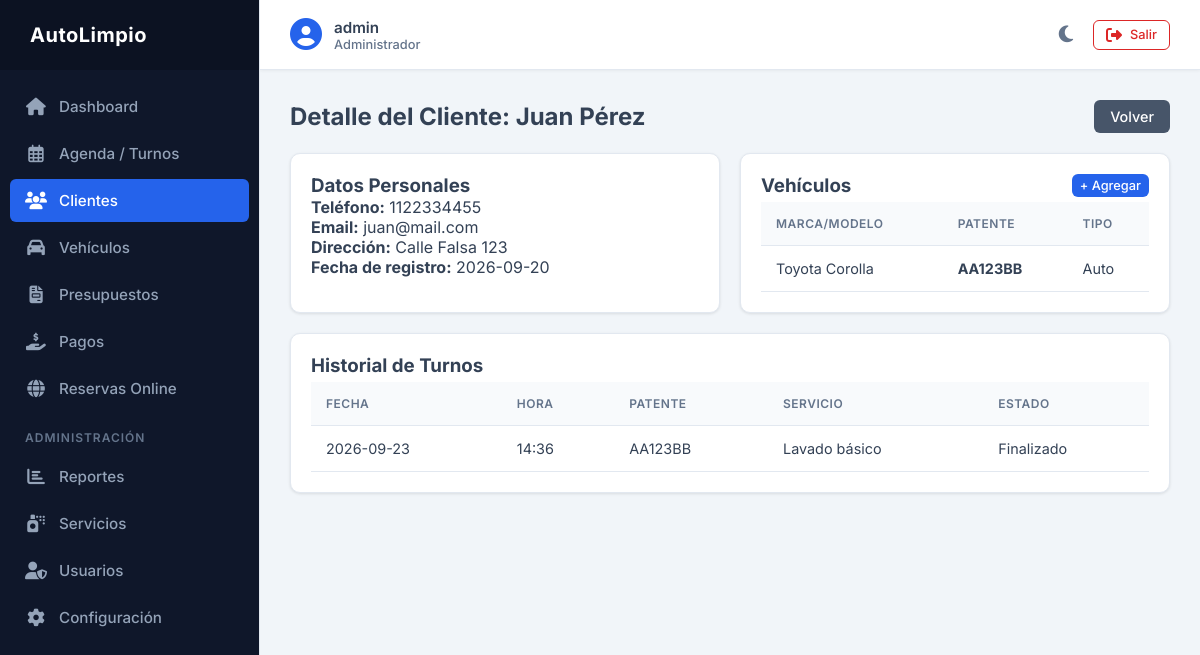
The page /cliente/1 (signed in) on the database its author committed.
### tables this page shows
CREATE TABLE clientes (
        id INTEGER PRIMARY KEY AUTOINCREMENT,
        nombre TEXT NOT NULL,
        apellido TEXT NOT NULL,
        telefono TEXT NOT NULL,
        email TEXT,
        direccion TEXT,
        fecha_registro TIMESTAMP DEFAULT CURRENT_TIMESTAMP
    );

CREATE TABLE vehiculos (
        id INTEGER PRIMARY KEY AUTOINCREMENT,
        cliente_id INTEGER NOT NULL,
        marca TEXT NOT NULL,
        modelo TEXT NOT NULL,
        patente TEXT UNIQUE NOT NULL,
        tipo TEXT NOT NULL,
        FOREIGN KEY (cliente_id) REFERENCES clientes(id)
    );

CREATE TABLE turnos (
        id INTEGER PRIMARY KEY AUTOINCREMENT,
        cliente_id INTEGER NOT NULL,
        vehiculo_id INTEGER NOT NULL,
        servicio_id INTEGER NOT NULL,
        fecha TEXT NOT NULL,
        hora TEXT NOT NULL,
        estado TEXT NOT NULL DEFAULT 'Pendiente',
        observaciones TEXT,
        FOREIGN KEY (cliente_id) REFERENCES clientes(id),
        FOREIGN KEY (vehiculo_id) REFERENCES vehiculos(id),
        FOREIGN KEY (servicio_id) REFERENCES servicios(id)
    );

CREATE TABLE servicios (
        id INTEGER PRIMARY KEY AUTOINCREMENT,
        nombre TEXT NOT NULL,
        descripcion TEXT,
        precio REAL NOT NULL,
        duracion INTEGER NOT NULL,
        estado INTEGER DEFAULT 1
    );

### app.py (the view)
@app.route('/cliente/<int:id>')
@login_required
def cliente_detalle(id):
    conn = get_db()
    cliente = conn.execute('SELECT * FROM clientes WHERE id = ?', (id,)).fetchone()
    vehiculos = conn.execute('SELECT * FROM vehiculos WHERE cliente_id = ?', (id,)).fetchall()
    turnos = conn.execute('''
        SELECT t.*, v.patente, s.nombre as servicio
        FROM turnos t
        JOIN vehiculos v ON t.vehiculo_id = v.id
        JOIN servicios s ON t.servicio_id = s.id
        WHERE t.cliente_id = ? ORDER BY t.fecha DESC
    ''', (id,)).fetchall()
    conn.close()
    return render_template('cliente_detalle.html', cliente=cliente, vehiculos=vehiculos, turnos=turnos)

### app.py (called while the page is built)
def get_db():
    conn = sqlite3.connect(DB_PATH)
    conn.row_factory = sqlite3.Row
    return conn

def login_required(f):
    @wraps(f)
    def decorated_function(*args, **kwargs):
        if 'user_id' not in session:
            return redirect(url_for('login'))
        return f(*args, **kwargs)
    return decorated_function

### templates/cliente_detalle.html
{% extends 'base.html' %}
{% block content %}
<div style="display: flex; justify-content: space-between; align-items: center;">
    <h2>Detalle del Cliente: {{ cliente.nombre }} {{ cliente.apellido }}</h2>
    <a href="{{ url_for('clientes') }}" class="btn btn-secondary">Volver</a>
</div>
<div style="display: grid; grid-template-columns: 1fr 1fr; gap: 20px; margin-top: 20px;">
    <div class="table-container">
        <h3>Datos Personales</h3>
        <p><strong>Teléfono:</strong> {{ cliente.telefono }}</p>
        <p><strong>Email:</strong> {{ cliente.email or 'N/A' }}</p>
        <p><strong>Dirección:</strong> {{ cliente.direccion or 'N/A' }}</p>
        <p><strong>Fecha de registro:</strong> {{ cliente.fecha_registro[:10] }}</p>
    </div>
    <div class="table-container">
        <div style="display: flex; justify-content: space-between;">
            <h3>Vehículos</h3>
            <a href="{{ url_for('vehiculo_nuevo') }}?cliente_id={{ cliente.id }}" class="btn btn-primary" style="font-size: 0.8rem; padding: 4px 8px; height: max-content;">+ Agregar</a>
        </div>
        {% if vehiculos %}
        <table>
            <thead>
                <tr>
                    <th>Marca/Modelo</th>
                    <th>Patente</th>
                    <th>Tipo</th>
                </tr>
            </thead>
            <tbody>
                {% for v in vehiculos %}
                <tr>
                    <td>{{ v.marca }} {{ v.modelo }}</td>
                    <td><strong>{{ v.patente }}</strong></td>
                    <td>{{ v.tipo }}</td>
                </tr>
                {% endfor %}
            </tbody>
        </table>
        {% else %}
        <p>No tiene vehículos registrados.</p>
        {% endif %}
    </div>
</div>
<div class="table-container" style="margin-top: 20px;">
    <h3>Historial de Turnos</h3>
    {% if turnos %}
    <table>
        <thead>
            <tr>
                <th>Fecha</th>
                <th>Hora</th>
                <th>Patente</th>
                <th>Servicio</th>
                <th>Estado</th>
            </tr>
        </thead>
        <tbody>
            {% for t in turnos %}
            <tr>
                <td>{{ t.fecha }}</td>
                <td>{{ t.hora }}</td>
                <td>{{ t.patente }}</td>
                <td>{{ t.servicio }}</td>
                <td>{{ t.estado }}</td>
            </tr>
            {% endfor %}
        </tbody>
    </table>
    {% else %}
    <p>No tiene turnos registrados.</p>
    {% endif %}
</div>
{% endblock %}

### static/css/style.css (style rules this page uses)
:root { --primary-color: #2563eb; --primary-hover: #1d4ed8; --secondary-color: #475569; --secondary-hover: #334155; --success-color: #16a34a; --success-hover: #15803d; --danger-color: #dc2626; --danger-hover: #b91c1c; --warning-color: #d97706; --info-color: #0284c7; --bg-color: #f1f5f9; --sidebar-bg: #0f172a; --sidebar-text: #94a3b8; --sidebar-hover: #1e293b; --sidebar-active: #2563eb; --sidebar-active-text: #ffffff; --card-bg: #ffffff; --text-main: #334155; --text-muted: #64748b; --border-color: #e2e8f0; --table-header-bg: #f8fafc; --table-hover-bg: #f1f5f9; --input-bg: #ffffff; --input-border: #cbd5e1; --input-text: #334155; --sidebar-width: 260px; --badge-pend-bg: #fefce8; --badge-pend-text: #a16207; --badge-pend-border: #fef08a; --badge-proc-bg: #eff6ff; --badge-proc-text: #1d4ed8; --badge-proc-border: #bfdbfe; --badge-fin-bg: #f0fdf4; --badge-fin-text: #15803d; --badge-fin-border: #bbf7d0; --badge-canc-bg: #fef2f2; --badge-canc-text: #b91c1c; --badge-canc-border: #fecaca; --icon-blue-bg: #eff6ff; --icon-blue-text: #2563eb; --icon-green-bg: #f0fdf4; --icon-green-text: #16a34a; --icon-yellow-bg: #fefce8; --icon-yellow-text: #ca8a04; --icon-red-bg: #fef2f2; --icon-red-text: #dc2626; --icon-purple-bg: #faf5ff; --icon-purple-text: #9333ea; --icon-teal-bg: #f0fdfa; --icon-teal-text: #0d9488; }
* { box-sizing: border-box; margin: 0; padding: 0; }
body { font-family: 'Inter', sans-serif; background-color: var(--bg-color); color: var(--text-main); display: flex; min-height: 100vh; transition: background-color 0.3s ease, color 0.3s ease; }
.btn { display: inline-flex; align-items: center; justify-content: center; padding: 8px 16px; border: none; border-radius: 6px; cursor: pointer; text-decoration: none; font-size: 0.9rem; font-weight: 500; transition: background-color 0.25s ease, color 0.25s ease, border-color 0.25s ease, box-shadow 0.25s ease, transform 0.15s ease; gap: 8px; }
.btn-primary { background-color: var(--primary-color); color: white; }
.btn-secondary { background-color: var(--secondary-color); color: white; }
.table-container { background: var(--card-bg); padding: 20px; border-radius: 10px; box-shadow: 0 1px 3px rgba(0,0,0,0.1); border: 1px solid var(--border-color); overflow-x: auto; width: 100%; transition: background-color 0.3s ease, border-color 0.3s ease; }
table { width: 100%; border-collapse: collapse; margin-top: 5px; white-space: nowrap; }
table th, table td { padding: 14px 15px; text-align: left; border-bottom: 1px solid var(--border-color); font-size: 0.9rem; color: var(--text-main); }
table th { background-color: var(--table-header-bg); color: var(--text-muted); font-weight: 600; text-transform: uppercase; font-size: 0.75rem; letter-spacing: 0.5px; }

### rows shown on the page
clientes: nombre "Juan", apellido "Pérez", telefono "1122334455", email "juan@mail.com", direccion "Calle Falsa 123", fecha_registro "2026-09-20"
vehiculos: marca "Toyota", modelo "Corolla", patente "AA123BB", tipo "Auto"
turnos: fecha "2026-09-23", hora "14:36", patente "AA123BB", servicio "Lavado básico", estado "Finalizado"

### other values the page prints
{{ session.get('username') }} "admin"
{{ session.get('rol') | capitalize }} "Administrador"
